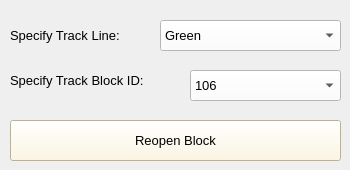
      <widget class="QWidget" name="tab_2">
       <attribute name="title">
        <string>Reopen Track Blocks</string>
       </attribute>
       <widget class="QComboBox" name="comboBox_5">
        <property name="geometry">
         <rect>
          <x>190</x>
          <y>70</y>
          <width>151</width>
          <height>31</height>
         </rect>
        </property>
        <property name="font">
         <font>
          <pointsize>10</pointsize>
         </font>
        </property>
        <property name="styleSheet">
         <string notr="true">background-color: rgb(255, 255, 255);</string>
        </property>
        <item>
         <property name="text">
          <string>106</string>
         </property>
        </item>
       </widget>
       <widget class="QPushButton" name="pushButton_8">
        <property name="geometry">
         <rect>
          <x>10</x>
          <y>120</y>
          <width>331</width>
          <height>41</height>
         </rect>
        </property>
        <property name="font">
         <font>
          <pointsize>10</pointsize>
         </font>
        </property>
        <property name="autoFillBackground">
         <bool>false</bool>
        </property>
        <property name="styleSheet">
         <string notr="true">background-color: rgb(255, 246, 219);</string>
        </property>
        <property name="text">
         <string>Reopen Block</string>
        </property>
       </widget>
       <widget class="QLabel" name="label_18">
        <property name="geometry">
         <rect>
          <x>10</x>
          <y>50</y>
          <width>181</width>
          <height>61</height>
         </rect>
        </property>
        <property name="font">
         <font>
          <pointsize>10</pointsize>
         </font>
        </property>
        <property name="text">
         <string>Specify Track Block ID:</string>
        </property>
        <property name="wordWrap">
         <bool>true</bool>
        </property>
       </widget>
       <widget class="QComboBox" name="comboBox_4">
        <property name="geometry">
         <rect>
          <x>160</x>
          <y>20</y>
          <width>181</width>
          <height>31</height>
         </rect>
        </property>
        <property name="font">
         <font>
          <pointsize>10</pointsize>
         </font>
        </property>
        <property name="styleSheet">
         <string notr="true">background-color: rgb(255, 255, 255);</string>
        </property>
        <item>
         <property name="text">
          <string>Green</string>
         </property>
        </item>
        <item>
         <property name="text">
          <string>Red</string>
         </property>
        </item>
       </widget>
       <widget class="QLabel" name="label_17">
        <property name="geometry">
         <rect>
          <x>10</x>
          <y>20</y>
          <width>161</width>
          <height>31</height>
         </rect>
        </property>
        <property name="font">
         <font>
          <pointsize>10</pointsize>
         </font>
        </property>
        <property name="text">
         <string>Specify Track Line:</string>
        </property>
       </widget>
      </widget>
